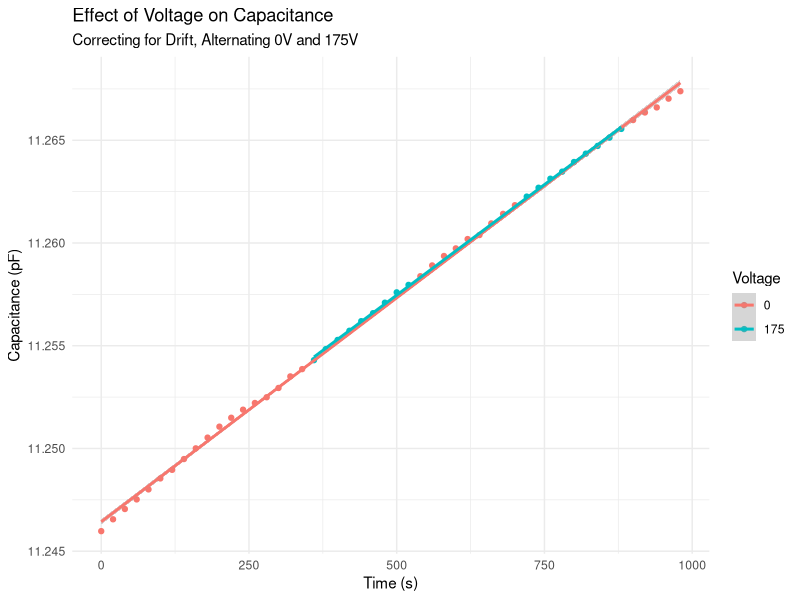

Recreate this plot in R.
library(tidyverse)
library(ggthemes)

setwd("~/hoffman/capacitance/capacitance_sensing/rscripts")

# I read in the data
drift_data <- read_csv("../csv_files/drift_correction1_6-11.csv", 
                          col_names = c("distance", "capacitance", "batch"))
max_voltage_batch <- c(19:27, 37:45)
max_voltage <- 175
time_interval <- 20

clean_drift_data <- drift_data %>% 
  group_by(distance, batch) %>%
  summarize(avg_cap = mean(capacitance)/(10^6), count = n()) %>%
  filter(count>1) %>% 
  ungroup() %>% 
  mutate(Voltage = as.factor(max_voltage*(batch %in% max_voltage_batch))) %>% 
  mutate(time = time_interval*(batch-1)) %>% 
  select(batch, time, avg_cap, Voltage)

null_slope <- coef(lm(avg_cap~time, 
                      subset(clean_drift_data, Voltage == 0)))[["time"]]
max_slope <- coef(lm(avg_cap~time, 
                      subset(clean_drift_data, Voltage == max_voltage)))[["time"]]

(null_slope-max_slope)/null_slope*100

clean_drift_data %>% 
  mutate(drift_adjusted_capacitance = avg_cap-null_slope*time) %>% 
  ggplot(aes(time, avg_cap, color = Voltage))+
  geom_point()+
  labs(title = "Effect of Voltage on Capacitance",
       subtitle ="Correcting for Drift, Alternating 0V and 175V",
       x = "Time (s)",
       y = "Capacitance (pF)")+
  geom_smooth(method = "lm")+
  theme_minimal()
